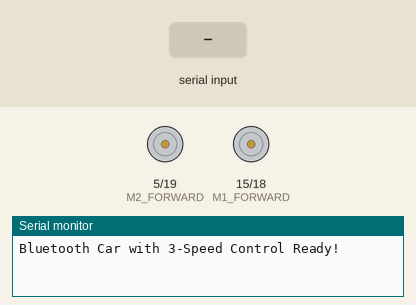
Simulated run of this sketch. Board: ESP32. On the bench: motor-driver pin pairs drawn as motors (green arrow = first pin HIGH = forward, orange = second pin HIGH = backward, longer = more drive), the last lines printed to the serial monitor. Inputs (shaded band) come from the test bench. Nothing arrives over Bluetooth unless stated.

Above: at 1.2 s.
1.3 s: "F" received over the second serial link
At 1.8 s:
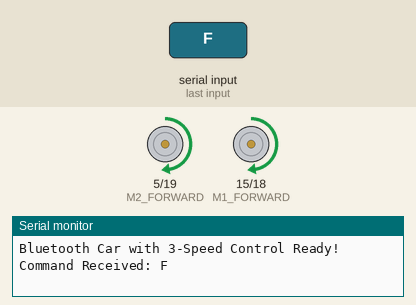
2.8 s: "B" received over the second serial link
At 4.0 s:
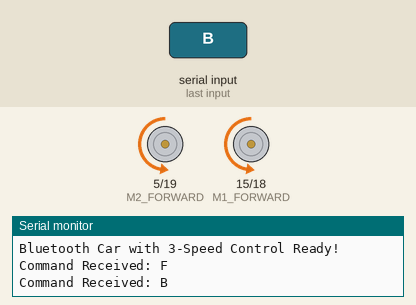
4.3 s: "L" received over the second serial link
At 5.3 s:
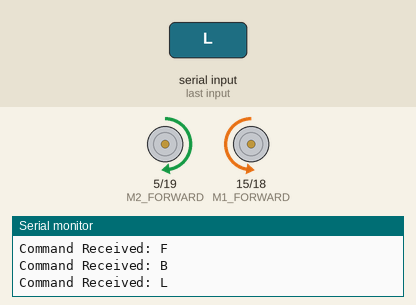
5.8 s: "R" received over the second serial link
At 6.4 s:
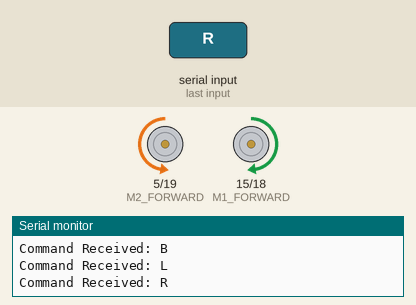
Timing chart, 0 to 8.3 s (numbered marks = the images above; inputs shaded):
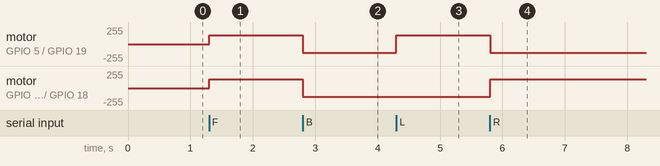

The sketch:

esp32_bluetooth_car_with_speed.ino
```cpp
#include <BluetoothSerial.h>

BluetoothSerial SerialBT;

#define M1_FORWARD 15
#define M1_BACKWARD 18
#define M2_FORWARD 5
#define M2_BACKWARD 19

int speed = 128;  // Default speed (0-255)

// Speed levels
const int LOW_SPEED = 85;
const int MEDIUM_SPEED = 170;
const int HIGH_SPEED = 255;

void setup() {
  Serial.begin(115200);
  SerialBT.begin("ESP32_Car");  // Bluetooth name

  pinMode(M1_FORWARD, OUTPUT);
  pinMode(M1_BACKWARD, OUTPUT);
  pinMode(M2_FORWARD, OUTPUT);
  pinMode(M2_BACKWARD, OUTPUT);

  Serial.println("Bluetooth Car with 3-Speed Control Ready!");
}

// Movement functions
void moveForward() {
  analogWrite(M1_FORWARD, speed);
  analogWrite(M1_BACKWARD, 0);
  analogWrite(M2_FORWARD, speed);
  analogWrite(M2_BACKWARD, 0);
}

void moveBackward() {
  analogWrite(M1_FORWARD, 0);
  analogWrite(M1_BACKWARD, speed);
  analogWrite(M2_FORWARD, 0);
  analogWrite(M2_BACKWARD, speed);
}

void turnLeft() {
  analogWrite(M1_FORWARD, 0);
  analogWrite(M1_BACKWARD, speed);
  analogWrite(M2_FORWARD, speed);
  analogWrite(M2_BACKWARD, 0);
}

void turnRight() {
  analogWrite(M1_FORWARD, speed);
  analogWrite(M1_BACKWARD, 0);
  analogWrite(M2_FORWARD, 0);
  analogWrite(M2_BACKWARD, speed);
}

void stopCar() {
  analogWrite(M1_FORWARD, 0);
  analogWrite(M1_BACKWARD, 0);
  analogWrite(M2_FORWARD, 0);
  analogWrite(M2_BACKWARD, 0);
}

void loop() {
  if (SerialBT.available()) {
    char command = SerialBT.read();
    Serial.print("Command Received: ");
    Serial.println(command);

    // Movement commands
    if (command == 'F') moveForward();    // Forward
    if (command == 'B') moveBackward();   // Backward
    if (command == 'L') turnLeft();       // Left
    if (command == 'R') turnRight();      // Right
    if (command == 'S') stopCar();        // Stop

    // Speed control commands
    if (command == '1') {
      speed = LOW_SPEED;
      Serial.println("Speed: LOW");
    }
    if (command == '2') {
      speed = MEDIUM_SPEED;
      Serial.println("Speed: MEDIUM");
    }
    if (command == '3') {
      speed = HIGH_SPEED;
      Serial.println("Speed: HIGH");
    }
  }
}
```

Measured:
- after the input at 1.3 s, motor on GPIO 5 (M2_FORWARD) / GPIO 19 (M2_BACKWARD), motor on GPIO 15 (M1_FORWARD) / GPIO 18 (M1_BACKWARD): stopped → forward 128/255 at once
- after the input at 2.8 s, motor on GPIO 5 (M2_FORWARD) / GPIO 19 (M2_BACKWARD), motor on GPIO 15 (M1_FORWARD) / GPIO 18 (M1_BACKWARD): forward 128/255 → backward 128/255 at once
- after the input at 4.3 s, motor on GPIO 5 (M2_FORWARD) / GPIO 19 (M2_BACKWARD): backward 128/255 → forward 128/255 at once
- after the input at 5.8 s, motor on GPIO 5 (M2_FORWARD) / GPIO 19 (M2_BACKWARD): forward 128/255 → backward 128/255 at once; motor on GPIO 15 (M1_FORWARD) / GPIO 18 (M1_BACKWARD): backward 128/255 → forward 128/255 at once
